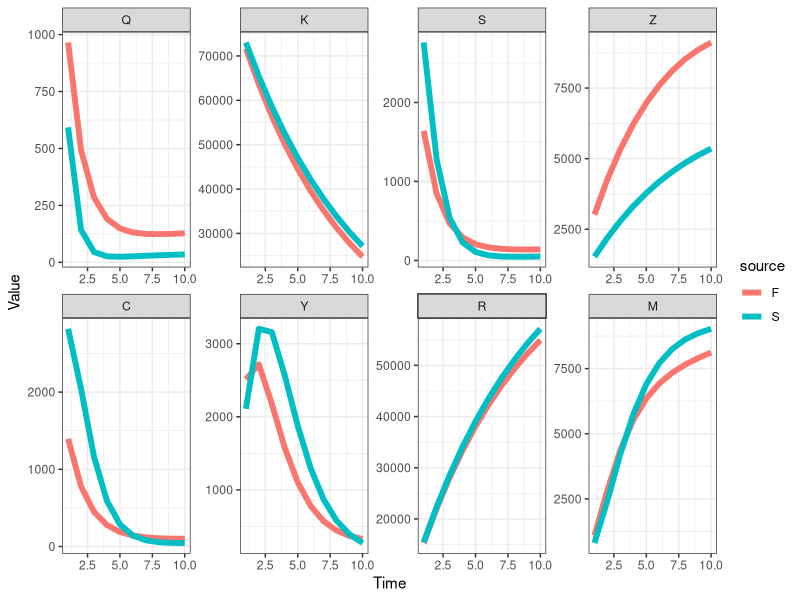

Write R code to recreate this figure.
# CF McQuaid & RMGJ Houben
# Start 21/04/2017 ---> current version after revision with Hanif 18/05/2017
# Cohort model of TB including regression and a slow stream
########################################
#                                      #
#                        M             # M - Death (due to disease)
#                       ^ ^            #
#                      /   \           #
#      -> Q <-> S <-> C <-> Y          # Q - Failed granuloma, S - Subclinical, C - Minimal (C+S-), Y - Disseminated (C+S+, symptomatic)
#     /    \    ^                      #
#    E       \  |                      # E - Exposed
#     \        \v                      #
#      -> K <-> Z                      # K - Controlled granuloma, Z- Leaky granuloma,
#         |                            #
#         v                            #
#         R                            # R - Sterilized granuloma (self-cure)
#                                      #
########################################
##set wd depending on who is coding/playing
setwd("C:/Users/cfmcquaid/Simulations")
#setwd("/Users/ReinHouben/Filr/ifolder/Applications (funding and jobs)/2016 - ERC starting grant/Rmodel_nathis/NatHistCoh")

### URL for how to upload changes: http://r-bio.github.io/intro-git-rstudio/
### to pull in Finn's version - type in shell: git pull upstream master
### to push my version - create pull request to Finn:  
#       commit (remember to tick box), then push
#       goto Github, pull requests, create pull request, if merge can be done on auto, just complete
#       Alternatively Finn complete pull request (he does not get email notification)
# Finn to just click push. Job done

#Next steps
# 1. get the prop inc disease after 5 years to 5%
###   How: play with Eq values, OR increase progression parameters
# 2. achieve 1 + start higher and sharper decrease in early years
###   How: change initial states to more realistic point, based on what prev of disease would be at screening
###   Also increase progression rates, while decreasing proportion that goes into the fast pathway
# OTHER NEXT STEPS - 8th May 2017
##  ?can we calculate in model how often (on average) people would come in and out of states over course of say 2 years?
##  ?Can we calculate average time in compartment in each step visit? Should be simple competing risk model right?

library("reshape2"); library("deSolve"); library("ggplot2"); library("plyr");
# Parameter sets: Average (), Wax (regression), Slow (slow), Full (regression, slow)
# Ax - rate from compartment A to compartment X, Omega - background mortality


# No regression: 1/Cy + 1/Ym = 3 years, Ym = 0.5 (0.3 death 0.2 self-cure), therefore Cy = 1. NOTE: 70% die, 30% self-cure
# Regression: 1/(Yc + Ym) = 0.5 years, Ym = 0.5 (as above), therefore Yc = 1.5.
# Regression: 1/(Cy + Cs) = 0.5 years. Assume ratio 2:1 for Cy:Cs, therefore Cs = 2/3
paramS <- c(Eq=0.10, Qs=1.50, Qz=0.00, Kz=0.01, Kr=0.10, Sc=1.00, Sq=0.00, Sz=0.00, Zk=0.00, Zs=0.00, Zq=0.01, Cy=1.00, Cs=0.00, Cm=0.10, Ym=0.50, Yc=0.00)
paramF <- c(Eq=0.10, Qs=2.50, Qz=0.00, Kz=0.02, Kr=0.10, Sc=2.00, Sq=1.00, Sz=0.01, Zk=0.01, Zs=0.00, Zq=0.02, Cy=2.00, Cs=1.00, Cm=0.10, Ym=0.60, Yc=0.10)
# Initial states of compartments
state <- c(E=100000, Q=0, K=0, S=0, Z=0, C=0, Y=0, R=0, M=0)
# Timespan for simulation
times <- seq(0, 10, by = 1)
# Timespan for burn
timeb <- 1
# Timespan for intervention
timei <- 0
# Timespan for tornado
timet <- 5
# ODE function
regr <- function(t, state, parameters){
  with(as.list(c(state, parameters)), {
   # rates of change
   dE <- - 10*E
   dQ <- + 10*Eq*E + Sq*S + Zq*Z - (Qs + Qz)*Q
   dK <- + 10*(1 - Eq)*E + Zk*Z - (Kz + Kr)*K
   dS <- + Qs*Q + Cs*C + Zs*Z - (Sc + Sq + Sz)*S
   dZ <- + Kz*K + Sz*S + Qz*Q - (Zk + Zs + Zq)*Z
   dC <- + Sc*S + Yc*Y - (Cs + Cy + Cm)*C
   dY <- + Cy*C -(Yc + Ym)*Y
   dR <- + Kr*K
   dM <- + Ym*Y + Cm*C
   # return the rate of change
   list(c(dE, dQ, dK, dS, dZ, dC, dY, dR, dM))
  })
}
# Burn off the first tb years to establish the proportion of individuals in each compartment, removing diseased
burn <- function(tb, state, fxn, parameters){
  if (tb>0){
  out <- ode(y = state, times = seq(0, tb, by = 1), func = fxn, parms = parameters)
  stateb <- c(out[tb+1, 2], out[tb+1, 3], out[tb+1, 4], out[tb+1, 5], out[tb+1, 6], out[tb+1, 7], Y=0, out[tb+1, 9], M=0)}
  else{stateb <- state}
  return(stateb)
}
# An intervention after ti years moves individuals from Y to R
interv <- function(ti, state, fxn, parameters){
  if (ti>0){
    outi <- ode(y = state, times = seq(0, ti, by = 1), func = fxn, parms = parameters)
    outi <- outi[-1,]
    statei <- c(outi[ti, 2], outi[ti, 3], outi[ti, 4], outi[ti, 5], outi[ti, 6], outi[ti, 7], Y=0, outi[ti, 9]+outi[ti, 8], outi[ti, 10])}
  else{statei <- state
  outi <- numeric()}
  intout <- list("out" = outi,"state" = statei)
  return(intout)
}
# Calculation function
calc <- function(ts, tb, ti, state, fxn, parameters, source){
  stateb <- burn(tb = tb, state = state, fxn = regr, parameters = parameters)
  intout <- interv(ti=ti, state = stateb, fxn = regr, parameters = parameters)
  outi <- as.data.frame(intout$out)
  out <- ode(y = intout$state, times = ts, func = fxn, parms = parameters)
  out <- as.data.frame(out)
  # Removing the first timestep, time zero, and all timesteps after "times"
  out <- out[-1,]
  out$time <- out$time+ti
  out <- rbind(outi,out)
  out <- out[1:10,]
  # Calculating the "interval from conversion" (see Styblo 1991 & TSRU progress report 1967)
  out$int <- parameters["Cy"]*out$C/sum(parameters["Cy"]*out$C)
  out$prev <- out$Y+out$C
  # Formatting the data for plotting - putting into a melted data.fame, with additional columns for the source matrix
  out <- melt(out, id.vars = c("time"))
  out$source <- source
  return(out)
}
outS <- calc(ts = times, tb = timeb, ti=timei, state = state, fxn = regr, parameters = paramS, source = "S")
outF <- calc(ts = times, tb = timeb, ti=timei, state = state, fxn = regr, parameters = paramF, source = "F")
# Including the data for barplot
time <- c(1, 2, 3, 4, 5, 6, 7, 8, 9, 10); variable <- c("D", "D", "D", "D", "D", "D", "D", "D", "D", "D"); value <- c(0.58, 0.24, 0.08, 0.05, 0.01, 0.01, 0.02, 0.01, 0, 0); source <- c("D", "D", "D", "D", "D", "D", "D", "D", "D", "D")
outD <- data.frame(time, variable, value, source)
out <- rbind(outS, outF, outD)
# Plot output
theme_set(theme_bw())
##all scenarios
ggplot(out[out$variable %in% c("Q","K","R","Z","S","C","Y","M"), ], aes(time, value, colour=source)) + geom_line(size=2) + labs(x = "Time", y = "Value") + facet_wrap(~ variable , scales = "free", nrow = 2)
# ggplot(out[out$variable %in% c("M"), ], aes(x = time, y = value, colour = source)) + geom_bar(data=out[out$variable %in% c("D"), ], stat="identity") + geom_line(size=2) + labs(x = "Time", y = "Incidence") 
# Fitting parameters and state: proportion of individuals diseased after "Otime" years, using parameter set "Osource"
Osource <- "F"; Otime <- 5
Iv <- out[which(out$source == Osource & out$variable == "int" & out$time == Otime), ]

# # # Tornado plot
# range <- 0.01 ##sets range for the change in the parameters
# torn <- function(ts, tb, ti, tt, state, fxn, parameters, source){
#   # Store data
#   data <- rbind(parameters, parameters)
#   rownames(data) <- c('+1%', '-1%')
#   # Compare to default data set
#   out <- calc(ts = ts, tb = tb, ti=ti, state = state, fxn = regr, parameters = parameters, source = source)
#   def <- out[which(out$time ==tt & out$variable == "int"),"value"]
#   for (i in 1:16){
#     # Increasing and decreasing each parameter in turn
#     parametersM = parameters; parametersL = parameters
#     parametersM[i] = parametersM[i] + range*parametersM[i]; parametersL[i] = parametersL[i] - range*parametersL[i]
#     outM <- calc(ts = ts, tb = tb, ti=ti, state = state, fxn = regr, parameters = parametersM, source = source); outL <- calc(ts = ts, tb = tb, ti=ti, state = state, fxn = regr, parameters = parametersL, source = source)
#     outM <- (outM[which(outM$time ==tt & outM$variable == "int"),"value"] - def) / def; outL <- (outL[which(outL$time ==tt & outL$variable == "int"),"value"] - def) / def
#     data[1, i] <- outM; data[2, i] <- outL
#   }
#   return(data)
# }
# data <- torn(ts = times, tb = timeb, ti=timei, tt = timet, state = state, fxn = regr, parameters = paramF, source ="F")
# # For plotting '%' on x-axis
# x <- seq(-0.01,0.01, length=10)
# ORD = order(abs(data[2,] - data[1,]))
# ##order black = increase in parameter, white is decrease in parameter value
# barplot(data[1,ORD], horiz = T, las=1, xlim = c(-0.01,0.01), xaxt='n', ylab = '', beside=T, col=c('black'))
# barplot(data[2,ORD], horiz = T, las=1, xlim = c(-0.01,0.01), xaxt='n', ylab = '', beside=T, col=c('white'), add = TRUE)
# axis(1, at=pretty(x), lab=paste0(pretty(x) * 100," %"), las=TRUE)
